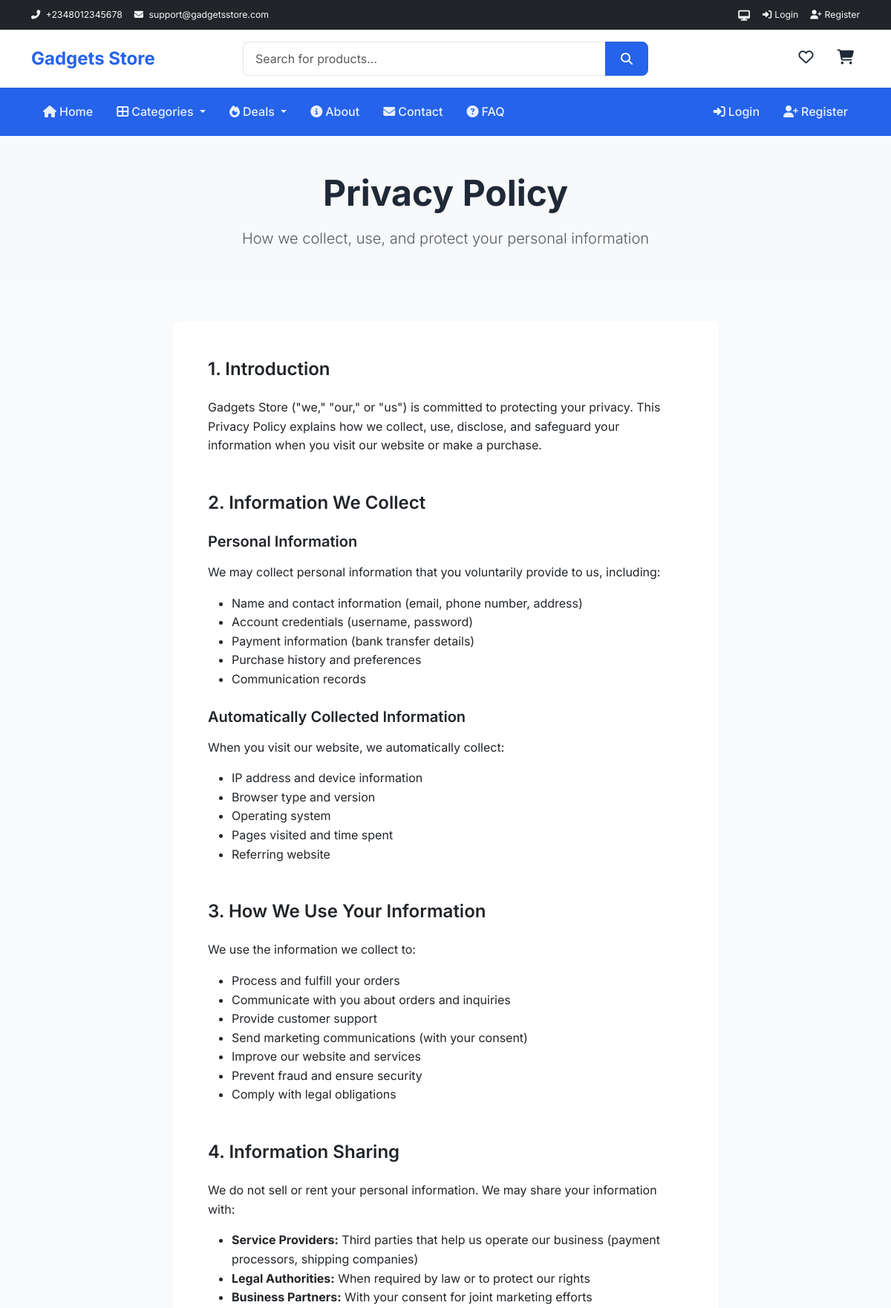
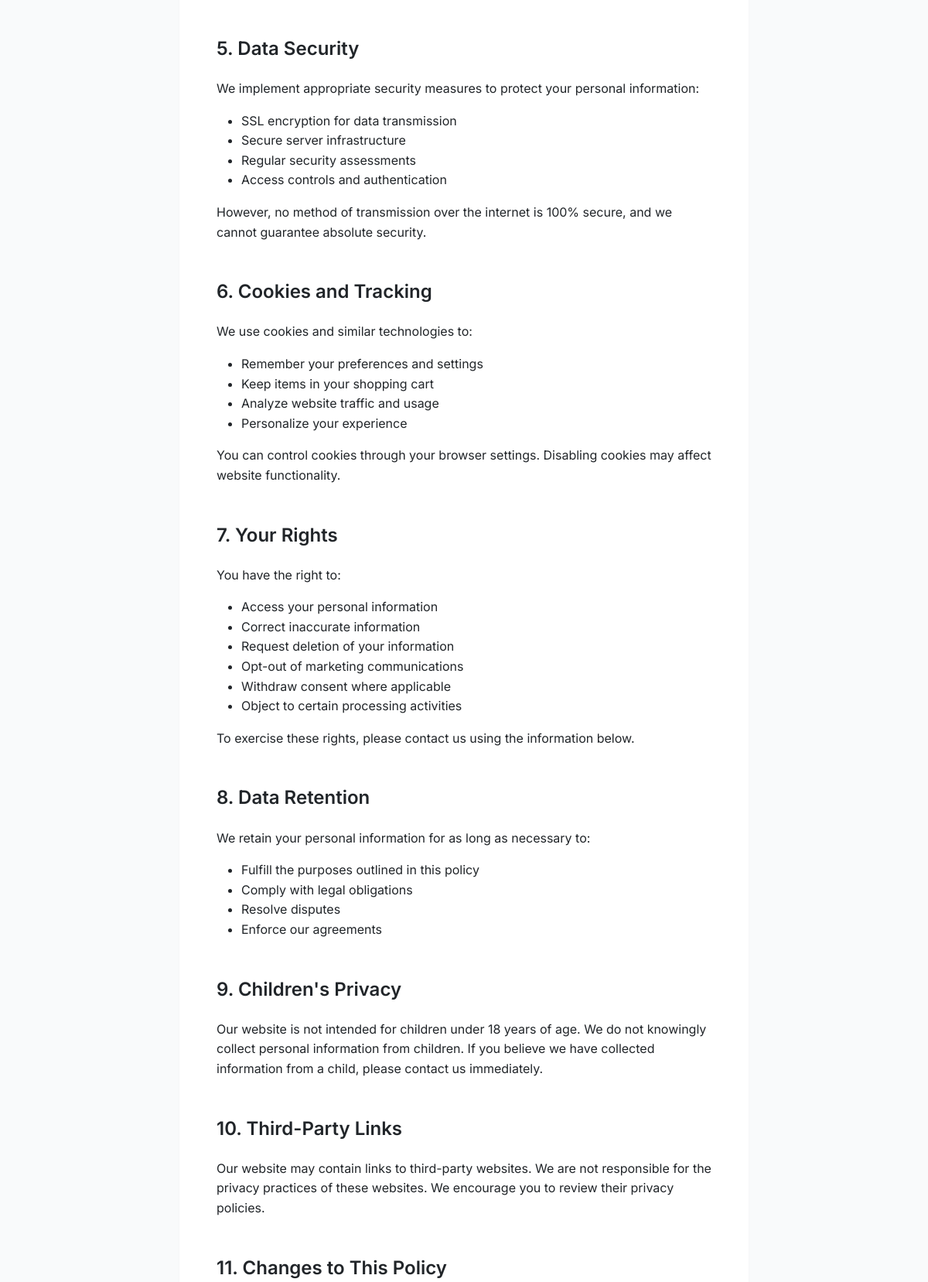
The app's page /privacy/ (upper part) with its own data (2 pictures, top to bottom).
### core/models.py (models this page shows, shortened)
class SiteSetting(models.Model):
    id = models.UUIDField(primary_key=True, default=uuid.uuid4, editable=False)
    site_name = models.CharField(max_length=100, default='Gadgets Store')
    site_tagline = models.CharField(
        max_length=255,
        default='Your One-Stop Shop for Gadgets & Accessories'
    )
    site_description = models.TextField(
        blank=True,
        null=True,
        help_text="Short description for SEO"
    )
    contact_email = models.EmailField(default='support@gadgetsstore.com')
    contact_phone = models.CharField(max_length=17, default='+2348012345678')
    contact_phone_secondary = models.CharField(
        max_length=17,
        blank=True,
        null=True
    )
    whatsapp_number = models.CharField(max_length=17, default='+2348012345678')
    business_address = models.TextField(blank=True, null=True)
    business_hours = models.CharField(
        max_length=255,
        default='Mon - Sat: 9:00 AM - 6:00 PM'
    )
    facebook_url = models.URLField(blank=True, null=True)
    twitter_url = models.URLField(blank=True, null=True)
    instagram_url = models.URLField(blank=True, null=True)
    youtube_url = models.URLField(blank=True, null=True)
    linkedin_url = models.URLField(blank=True, null=True)
    default_currency = models.CharField(max_length=10, default='₦')
    currency_code = models.CharField(max_length=10, default='NGN')
    currency_position = models.CharField(
        max_length=10,
        choices=[('before', 'Before Amount'), ('after', 'After Amount')],
        default='before'
    )
    free_shipping_threshold = models.DecimalField(
        max_digits=12,
        decimal_places=2,
        default=50000
    )
    flat_shipping_rate = models.DecimalField(
        max_digits=10,
        decimal_places=2,
        default=2000
    )
    tax_rate = models.DecimalField(
        max_digits=5,
        decimal_places=2,
        default=0,
        help_text="Tax rate as percentage"
    )
    logo = models.ImageField(upload_to='site/', blank=True, null=True)
    logo_dark = models.ImageField(
        upload_to='site/',
        blank=True,
        null=True,
        help_text="Logo for dark mode"
    )
    favicon = models.ImageField(upload_to='site/', blank=True, null=True)
    primary_color = models.CharField(max_length=7, default='#2563eb')
    secondary_color = models.CharField(max_length=7, default='#1e40af')
    accent_color = models.CharField(max_length=7, default='#f59e0b')
    enable_reviews = models.BooleanField(default=True)
    enable_wishlist = models.BooleanField(default=True)
    enable_compare = models.BooleanField(default=True)
    enable_guest_checkout = models.BooleanField(default=True)
    enable_newsletter = models.BooleanField(default=True)
    enable_live_chat = models.BooleanField(default=True)
    enable_whatsapp = models.BooleanField(default=True)
    maintenance_mode = models.BooleanField(default=False)
    maintenance_message = models.TextField(
        blank=True,
        null=True,
        default="We're currently performing maintenance. Please check back soon."
    )
    google_analytics_id = models.CharField(max_length=50, blank=True, null=True)
    facebook_pixel_id = models.CharField(max_length=50, blank=True, null=True)
    created_at = models.DateTimeField(auto_now_add=True)
    updated_at = models.DateTimeField(auto_now=True)
    class Meta:
        verbose_name = 'Site Setting'
        verbose_name_plural = 'Site Settings'
    @classmethod
    def get_settings(cls):
        settings, created = cls.objects.get_or_create(pk=1)
        return settings

### core/views.py (the view)
# urls.py: path('privacy/', views.privacy_view, name='privacy'),
def privacy_view(request):
    page_content = PageContent.objects.filter(page='privacy').first()
    return render(request, 'core/privacy.html', {'page_content': page_content})

### templates/core/privacy.html (shortened to what this page needs)
{% extends 'base.html' %}
{% load static %}
{% block content %}
<section class="page-header py-5 bg-light">
    <div class="container">
        <div class="row">
            <div class="col-lg-8 mx-auto text-center">
                <h1 class="display-5 fw-bold mb-3">Privacy Policy</h1>
                <p class="lead text-muted mb-0">How we collect, use, and protect your personal information</p>
            </div>
        </div>
    </div>
</section>
<section class="py-5">
    <div class="container">
        <div class="row">
            <div class="col-lg-8 mx-auto">
                <div class="card shadow-sm border-0">
                    <div class="card-body p-4 p-md-5">
                        {% if page_content and page_content.content %}
                            {{ page_content.content|safe }}
                        {% else %}
                            <div class="privacy-content">
                                <h4 class="mb-4">1. Introduction</h4>
                                <p>{{ site_settings.site_name }} ("we," "our," or "us") is committed to protecting your privacy. This Privacy Policy explains how we collect, use, disclose, and safeguard your information when you visit our website or make a purchase.</p>
                                <h4 class="mb-4 mt-5">2. Information We Collect</h4>
                                <h5 class="mb-3">Personal Information</h5>
                                <p>We may collect personal information that you voluntarily provide to us, including:</p>
                                <ul>
                                    <li>Name and contact information (email, phone number, address)</li>
                                    <li>Account credentials (username, password)</li>
                                    <li>Payment information (bank transfer details)</li>
                                    <li>Purchase history and preferences</li>
                                    <li>Communication records</li>
                                </ul>
                                <h5 class="mb-3 mt-4">Automatically Collected Information</h5>
                                <p>When you visit our website, we automatically collect:</p>
                                <ul>
                                    <li>IP address and device information</li>
                                    <li>Browser type and version</li>
                                    <li>Operating system</li>
                                    <li>Pages visited and time spent</li>
                                    <li>Referring website</li>
                                </ul>
                                <h4 class="mb-4 mt-5">3. How We Use Your Information</h4>
                                <p>We use the information we collect to:</p>
                                <ul>
                                    <li>Process and fulfill your orders</li>
                                    <li>Communicate with you about orders and inquiries</li>
                                    <li>Provide customer support</li>
                                    <li>Send marketing communications (with your consent)</li>
                                    <li>Improve our website and services</li>
                                    <li>Prevent fraud and ensure security</li>
                                    <li>Comply with legal obligations</li>
                                </ul>
                                <h4 class="mb-4 mt-5">4. Information Sharing</h4>
                                <p>We do not sell or rent your personal information. We may share your information with:</p>
                                <ul>
                                    <li><strong>Service Providers:</strong> Third parties that help us operate our business (payment processors, shipping companies)</li>
                                    <li><strong>Legal Authorities:</strong> When required by law or to protect our rights</li>
                                    <li><strong>Business Partners:</strong> With your consent for joint marketing efforts</li>
                                </ul>
                                <h4 class="mb-4 mt-5">5. Data Security</h4>
                                <p>We implement appropriate security measures to protect your personal information:</p>
                                <ul>
                                    <li>SSL encryption for data transmission</li>
                                    <li>Secure server infrastructure</li>
                                    <li>Regular security assessments</li>
                                    <li>Access controls and authentication</li>
                                </ul>
                                <p>However, no method of transmission over the internet is 100% secure, and we cannot guarantee absolute security.</p>
                                <h4 class="mb-4 mt-5">6. Cookies and Tracking</h4>
                                <p>We use cookies and similar technologies to:</p>
                                <ul>
                                    <li>Remember your preferences and settings</li>
                                    <li>Keep items in your shopping cart</li>
                                    <li>Analyze website traffic and usage</li>
                                    <li>Personalize your experience</li>
                                </ul>
                                <p>You can control cookies through your browser settings. Disabling cookies may affect website functionality.</p>
                                <h4 class="mb-4 mt-5">7. Your Rights</h4>
                                <p>You have the right to:</p>
                                <ul>
                                    <li>Access your personal information</li>
                                    <li>Correct inaccurate information</li>
                                    <li>Request deletion of your information</li>
                                    <li>Opt-out of marketing communications</li>
                                    <li>Withdraw consent where applicable</li>
                                    <li>Object to certain processing activities</li>
                                </ul>
                                <p>To exercise these rights, please contact us using the information below.</p>
                                <h4 class="mb-4 mt-5">8. Data Retention</h4>
                                <p>We retain your personal information for as long as necessary to:</p>
                                <ul>
                                    <li>Fulfill the purposes outlined in this policy</li>
                                    <li>Comply with legal obligations</li>
                                    <li>Resolve disputes</li>
                                    <li>Enforce our agreements</li>
                                </ul>
                                <h4 class="mb-4 mt-5">9. Children's Privacy</h4>
                                <p>Our website is not intended for children under 18 years of age. We do not knowingly collect personal information from children. If you believe we have collected information from a child, please contact us immediately.</p>
                                <h4 class="mb-4 mt-5">10. Third-Party Links</h4>
                                <p>Our website may contain links to third-party websites. We are not responsible for the privacy practices of these websites. We encourage you to review their privacy policies.</p>
                                <h4 class="mb-4 mt-5">11. Changes to This Policy</h4>
                            </div>
                        {% endif %}
                    </div>
                </div>
            </div>
        </div>
    </div>
</section>
{% endblock %}

### templates/includes/top_bar.html
<div class="top-bar bg-dark text-light py-2">
    <div class="container">
        <div class="row align-items-center">
            <div class="col-md-6">
                <div class="d-flex align-items-center gap-3">
                    <span class="small">
                        <i class="fas fa-phone-alt me-1"></i>
                        <a href="tel:{{ site_settings.contact_phone }}" class="text-light text-decoration-none">
                            {{ site_settings.contact_phone }}
                        </a>
                    </span>
                    <span class="small d-none d-sm-inline">
                        <i class="fas fa-envelope me-1"></i>
                        <a href="mailto:{{ site_settings.contact_email }}" class="text-light text-decoration-none">
                            {{ site_settings.contact_email }}
                        </a>
                    </span>
                </div>
            </div>
            <div class="col-md-6">
                <div class="d-flex justify-content-md-end align-items-center gap-3">
                    <div class="theme-toggle">
                        <button class="btn btn-sm btn-link text-light p-0" id="themeToggle" title="Toggle Theme">
                            <i class="fas fa-sun" id="themeIcon"></i>
                        </button>
                    </div>
                    {% if user.is_authenticated %}
                    <span class="small">
                        <i class="fas fa-user me-1"></i>
                        <a href="{% url 'accounts:profile' %}" class="text-light text-decoration-none">
                            {{ user.first_name }}
                        </a>
                    </span>
                    <span class="small">
                        <a href="{% url 'accounts:logout' %}" class="text-light text-decoration-none">
                            <i class="fas fa-sign-out-alt me-1"></i>Logout
                        </a>
                    </span>
                    {% else %}
                    <span class="small">
                        <a href="{% url 'accounts:login' %}" class="text-light text-decoration-none">
                            <i class="fas fa-sign-in-alt me-1"></i>Login
                        </a>
                    </span>
                    <span class="small">
                        <a href="{% url 'accounts:register' %}" class="text-light text-decoration-none">
                            <i class="fas fa-user-plus me-1"></i>Register
                        </a>
                    </span>
                    {% endif %}
                </div>
            </div>
        </div>
    </div>
</div>

### templates/includes/header.html (shortened to what this page needs)
<header class="main-header bg-white shadow-sm">
    <div class="container py-3">
        <div class="row align-items-center">
            <div class="col-6 col-md-3">
                <a href="{% url 'core:home' %}" class="logo-link">
                    {% if site_settings.logo %}
                    <img src="{{ site_settings.logo.url }}" alt="{{ site_settings.site_name }}" class="img-fluid" style="max-height: 50px;">
                    {% else %}
                    <h4 class="m-0 fw-bold text-primary">{{ site_settings.site_name }}</h4>
                    {% endif %}
                </a>
            </div>
            <div class="col-md-6 d-none d-md-block">
                <form action="{% url 'core:search' %}" method="get" class="search-form">
                    <div class="input-group">
                        <input type="text"
                               name="q"
                               class="form-control"
                               placeholder="Search for products..."
                               value="{{ request.GET.q }}">
                        <button class="btn btn-primary" type="submit">
                            <i class="fas fa-search"></i>
                        </button>
                    </div>
                </form>
            </div>
            <div class="col-6 col-md-3">
                <div class="d-flex justify-content-end align-items-center gap-3">
                    <a href="{% url 'accounts:wishlist' %}" class="header-action position-relative" title="Wishlist">
                        <i class="far fa-heart fs-5"></i>
                    </a>
                    <a href="{% url 'orders:cart' %}" class="header-action position-relative" title="Cart">
                        <i class="fas fa-shopping-cart fs-5"></i>
                    </a>
                </div>
            </div>
        </div>
    </div>
</header>

### records on screen
SiteSetting: contact_phone "+2348012345678", contact_email "support@gadgetsstore.com", site_name "Gadgets Store"
